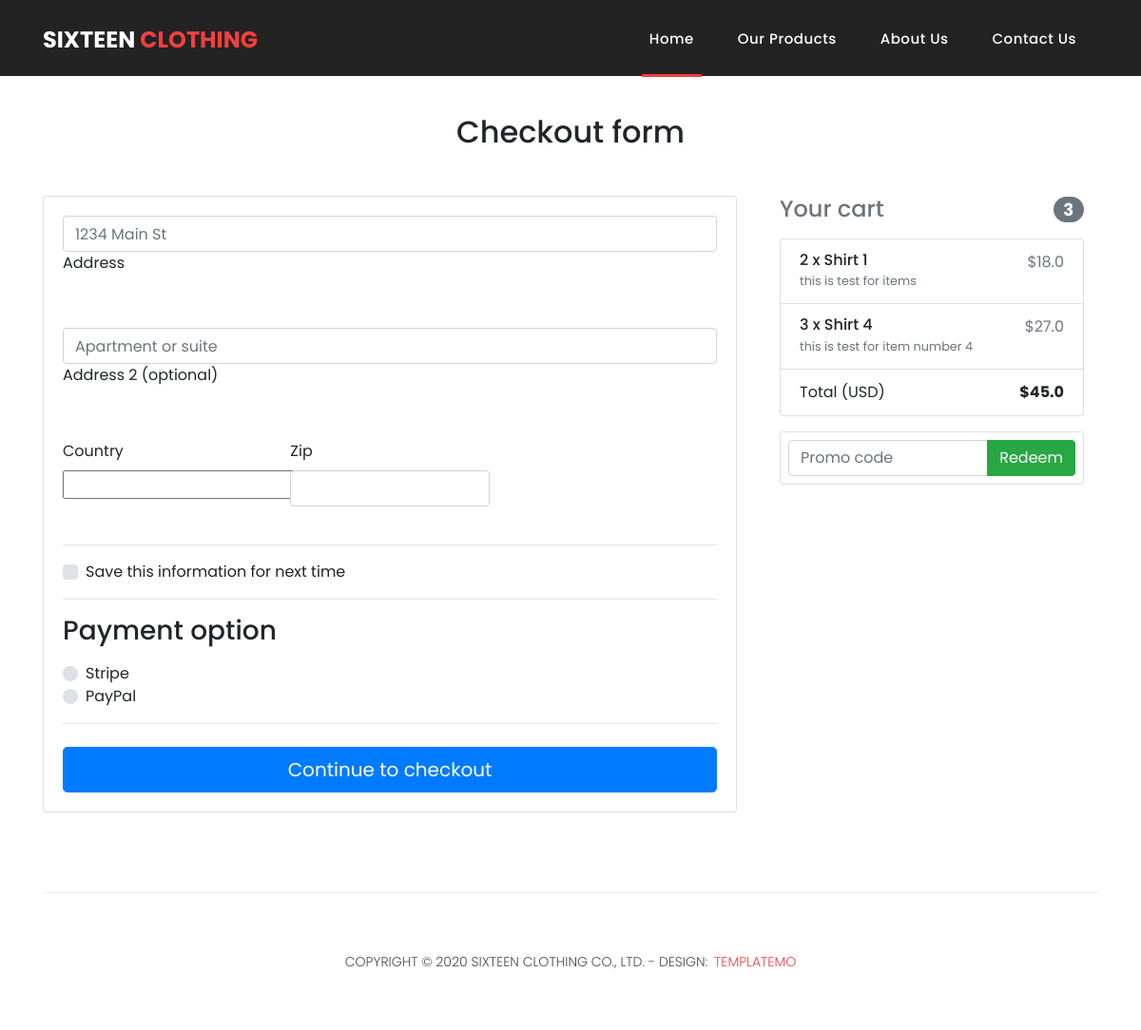
Before: /checkout/ (signed in) with the older database file.
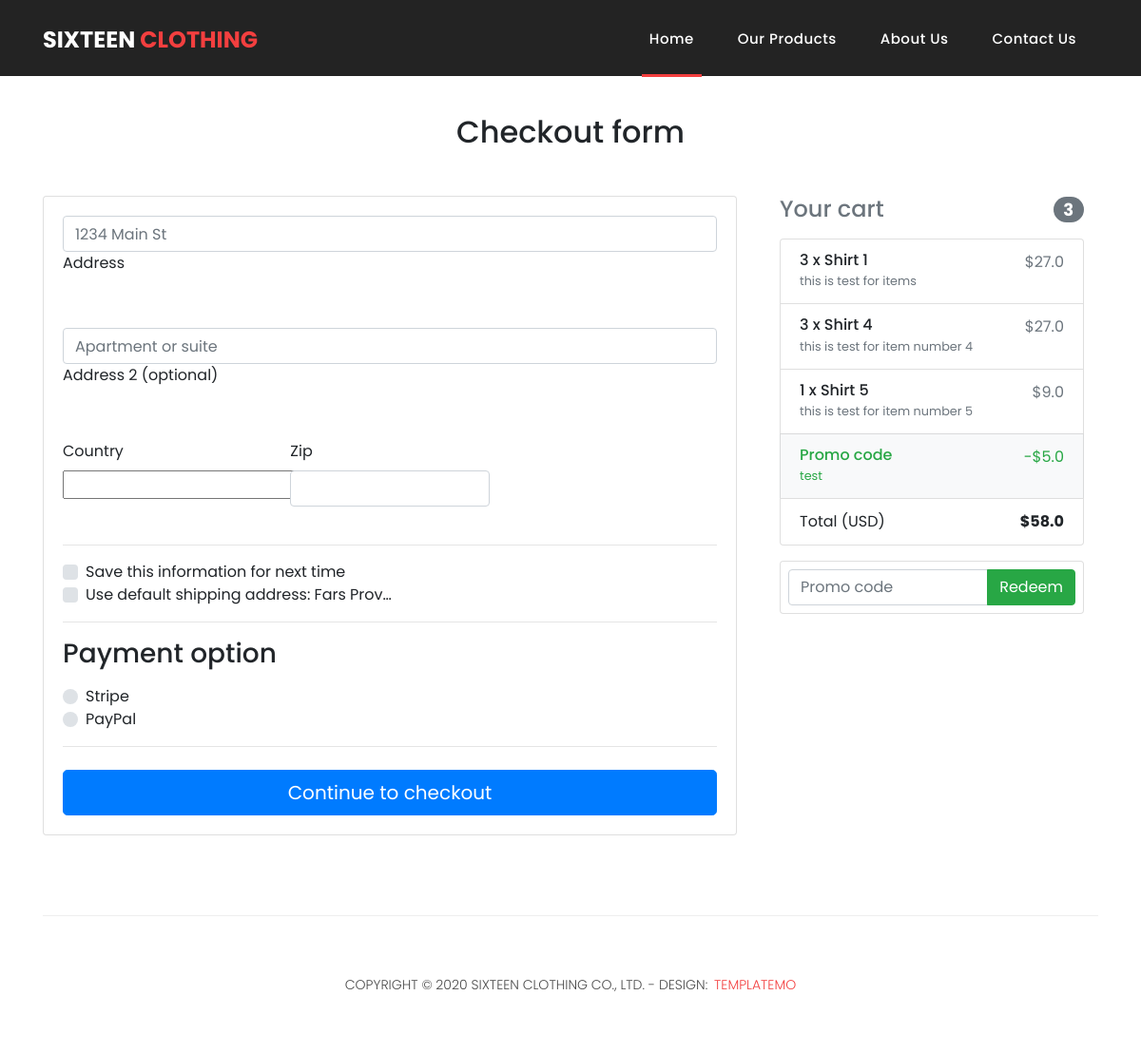
After: the same page with the newer database file.
### core/models.py (models this page shows, shortened)
class OrderItem(models.Model):
    user = models.ForeignKey(settings.AUTH_USER_MODEL,
                             on_delete=models.CASCADE)
    ordered = models.BooleanField(default=False)
    item = models.ForeignKey(Item, on_delete=models.CASCADE)
    quantity = models.IntegerField(default=1)
    def get_total_item_price(self):
        return self.quantity * self.item.price
    def get_final_price(self):
        if self.item.discount_price:
            return self.get_total_discount_item_price()
        return self.get_total_item_price()

class Item(models.Model):
    title = models.CharField(max_length=100)
    price = models.FloatField()
    discount_price = models.FloatField(blank=True, null=True)
    category = models.ForeignKey(Category,on_delete=models.CASCADE,max_length=100)
    label = models.CharField(choices=LABEL_CHOICES, max_length=1)
    slug = models.SlugField()
    description = models.TextField()
    image = models.ImageField()

class Order(models.Model):
    user = models.ForeignKey(settings.AUTH_USER_MODEL,
                             on_delete=models.CASCADE)
    ref_code = models.CharField(max_length=20, blank=True, null=True)
    items = models.ManyToManyField(OrderItem)
    start_date = models.DateTimeField(auto_now_add=True)
    ordered_date = models.DateTimeField()
    ordered = models.BooleanField(default=False)
    shipping_address = models.ForeignKey(
        'Address', related_name='shipping_address', on_delete=models.SET_NULL, blank=True, null=True)
    payment = models.ForeignKey(
        'Payment', on_delete=models.SET_NULL, blank=True, null=True)
    coupon = models.ForeignKey(
        'Coupon', on_delete=models.SET_NULL, blank=True, null=True)
    being_delivered = models.BooleanField(default=False)
    received = models.BooleanField(default=False)
    refund_requested = models.BooleanField(default=False)
    refund_granted = models.BooleanField(default=False)
    '''
    1. Item added to cart
    2. Adding a billing address
    (Failed checkout)
    3. Payment
    (Preprocessing, processing, packaging etc.)
    4. Being delivered
    5. Received
    6. Refunds
    '''
    def get_total(self):
        total = 0
        for order_item in self.items.all():
            total += order_item.get_final_price()
        if self.coupon:
            total -= self.coupon.amount
        return total

class Address(models.Model):
    user = models.ForeignKey(settings.AUTH_USER_MODEL,
                             on_delete=models.CASCADE)
    street_address = models.CharField(max_length=100)
    apartment_address = models.CharField(max_length=100)
    country = CountryField(multiple=False)
    zip = models.CharField(max_length=100)
    default = models.BooleanField(default=False)
    class Meta:
        verbose_name_plural = 'Addresses'

class Coupon(models.Model):
    code = models.CharField(max_length=15)
    amount = models.FloatField()

### core/views.py (the view, shortened to what this page needs)
# urls.py: path('checkout/', CheckoutView.as_view(), name='checkout'),
class CheckoutView(LoginRequiredMixin,View):
    def get(self, *args, **kwargs):
        try:
            order = Order.objects.get(user=self.request.user, ordered=False)
            form = CheckoutForm()
            context = {
                'form': form,
                'couponform': CouponForm(),
                'order': order,
                'DISPLAY_COUPON_FORM': True
            }
            shipping_address_qs = Address.objects.filter(
                user=self.request.user,
                default=True
            )
            if shipping_address_qs.exists():
                context.update(
                    {'default_shipping_address': shipping_address_qs[0]})
            return render(self.request, "shop/checkout.html", context)
        except ObjectDoesNotExist:
            messages.info(self.request, "You do not have an active order")
            return redirect("core:checkout")

### core/forms.py
class CheckoutForm(forms.Form):
    shipping_address = forms.CharField(required=False)
    shipping_address2 = forms.CharField(required=False)
    shipping_country = CountryField(blank_label='(select country)').formfield(
        required=False,
        widget=CountrySelectWidget(attrs={
            'class': 'custom-select d-block w-100',
        }))
    shipping_zip = forms.CharField(required=False)
    set_default_shipping = forms.BooleanField(required=False)
    use_default_shipping = forms.BooleanField(required=False)
    payment_option = forms.ChoiceField(
        widget=forms.RadioSelect, choices=PAYMENT_CHOICES)

class CouponForm(forms.Form):
    code = forms.CharField(widget=forms.TextInput(attrs={
        'class': 'form-control',
        'placeholder': 'Promo code',
        'aria-label': 'Recipient\'s username',
        'aria-describedby': 'basic-addon2'
    }))

### templates/shop/checkout.html (shortened to what this page needs)
{% extends 'shared/base.html' %}
{% block content %}
<main class="mt-5 pt-4">
    <div class="container wow fadeIn">
      <h2 class="my-5 h2 text-center">Checkout form</h2>
      <div class="row">
        <div class="col-md-8 mb-4">
          <div class="card">
            <form method="POST" class="card-body" >
              <div class="md-form mb-5">
                <input type="text" id="shipping_address" name='shipping_address' class="form-control" placeholder="1234 Main St">
                <label for="shipping_address" class="">Address</label>
              </div>
              <div class="md-form mb-5">
                <input type="text" id="shipping_address2" name='shipping_address2' class="form-control" placeholder="Apartment or suite">
                <label for="shipping_address2" class="">Address 2 (optional)</label>
              </div>
              <div class="row">
                <div class="col-lg-4 col-md-12 mb-4">
                  <label for="shipping_country">Country</label>
                    {{ form.shipping_country }}
                </div>
                <div class="col-lg-4 col-md-6 mb-4">
                  <label for="shipping_zip">Zip</label>
                  <input type="text" class="form-control" id="shipping_zip" name='shipping_zip' placeholder="" required="">
                </div>
              </div>
              <hr>
              <div class="custom-control custom-checkbox">
                <label class="custom-control-label" for="set_default_shipping">Save this information for next time</label>
              </div>
              {% if default_shipping_address %}
              <div class="custom-control custom-checkbox">
                <label class="custom-control-label" for="use_default_shipping">Use default shipping address: {{ default_shipping_address.street_address|truncatechars:10 }}</label>
              </div>
              {% endif %}
              <hr>
              <h3>Payment option</h3>
              <div class="d-block my-3">
                {% for value, name in form.fields.payment_option.choices %}
                <div class="custom-control custom-radio">
                  <label class="custom-control-label" for="{{ name }}">{{ name }}</label>
                </div>
                {% endfor %}
              </div>
              <hr class="mb-4">
              <button class="btn btn-primary btn-lg btn-block" type="submit">Continue to checkout</button>
            </form>
          </div>
        </div>
        <div class="col-md-4 mb-4">
            {% include 'shared/order_snippet.html' %}
        </div>
      </div>
    </div>
  </main>
{% endblock content %}

### templates/shared/order_snippet.html (shortened to what this page needs)
<div class="col-md-12 mb-4">
          <h4 class="d-flex justify-content-between align-items-center mb-3">
            <span class="text-muted">Your cart</span>
            <span class="badge badge-secondary badge-pill">3</span>
          </h4>
          <ul class="list-group mb-3 z-depth-1">
            {% for order_item in order.items.all %}
            <li class="list-group-item d-flex justify-content-between lh-condensed">
              <div>
                <h6 class="my-0">{{ order_item.quantity }} x {{ order_item.item.title}}</h6>
                <small class="text-muted">{{ order_item.item.description|truncatewords:20}}</small>
              </div>
              <span class="text-muted">${{ order_item.get_final_price }}</span>
            </li>
            {% endfor %}
            {% if order.coupon %}
            <li class="list-group-item d-flex justify-content-between bg-light">
              <div class="text-success">
                <h6 class="my-0">Promo code</h6>
                <small>{{ order.coupon.code }}</small>
              </div>
              <span class="text-success">-${{ order.coupon.amount }}</span>
            </li>
            {% endif %}
            <li class="list-group-item d-flex justify-content-between">
              <span>Total (USD)</span>
              <strong>${{ order.get_total }}</strong>
            </li>
          </ul>
          {% if DISPLAY_COUPON_FORM %}
          <form class="card p-2" action="{% url 'core:add-coupon' %}" method="POST">
            <div class="input-group">
              {{ couponform.code }}
              <div class="input-group-append">
                <button class="btn btn-success btn-md waves-effect m-0" type="submit">Redeem</button>
              </div>
            </div>
          </form>
          {% endif %}
</div>

Changed rows visible on the page:
added Address: street_address "Fars Prov…"
changed OrderItem "Shirt 1": quantity "2" → "3"; get_final_price "18.0" → "27.0"
added OrderItem: quantity "1", item "Shirt 5", item.description "this is test for item number 5", get_final_price "9.0"
changed Order: coupon_id empty → 1 (drawn); coupon.code (not shown) → "test"; coupon.amount (not shown) → "5.0"; get_total "45.0" → "58.0"
Other visible differences:
text now shown: "Use default shipping address: Promo code -$"
